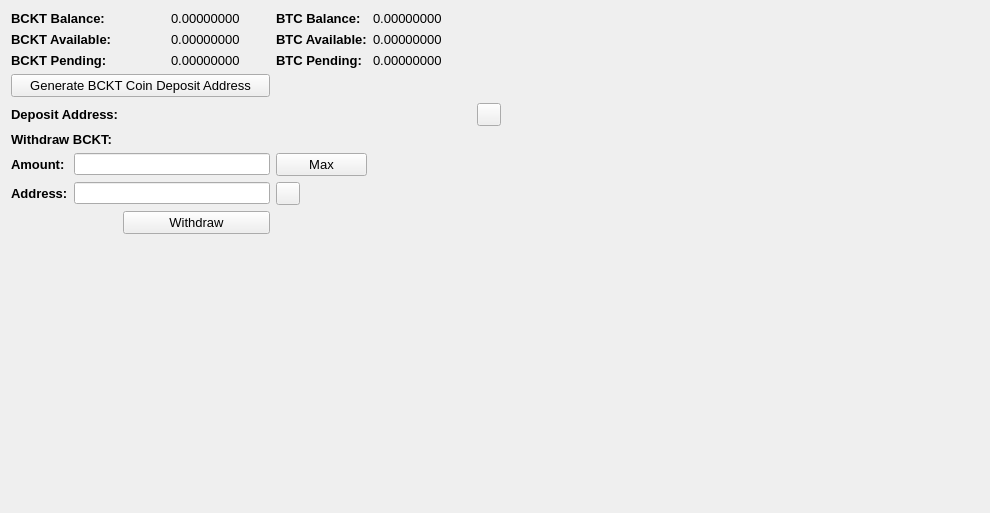
     <widget class="QWidget" name="BalanceTab">
      <attribute name="title">
       <string>Balance</string>
      </attribute>
      <layout class="QGridLayout" name="gridLayout_2">
       <item row="0" column="0" colspan="2">
        <widget class="QLabel" name="label_11">
         <property name="font">
          <font>
           <pointsize>10</pointsize>
           <weight>75</weight>
           <bold>true</bold>
          </font>
         </property>
         <property name="text">
          <string>BCKT Balance:</string>
         </property>
        </widget>
       </item>
       <item row="0" column="3">
        <widget class="QLabel" name="HMBalanceLabel">
         <property name="font">
          <font>
           <pointsize>10</pointsize>
          </font>
         </property>
         <property name="text">
          <string>0.00000000</string>
         </property>
         <property name="textInteractionFlags">
          <set>Qt::LinksAccessibleByMouse|Qt::TextSelectableByMouse</set>
         </property>
        </widget>
       </item>
       <item row="0" column="4">
        <widget class="QLabel" name="label_12">
         <property name="font">
          <font>
           <pointsize>10</pointsize>
           <weight>75</weight>
           <bold>true</bold>
          </font>
         </property>
         <property name="text">
          <string>BTC Balance:</string>
         </property>
        </widget>
       </item>
       <item row="0" column="5">
        <widget class="QLabel" name="BitcoinBalanceLabel">
         <property name="font">
          <font>
           <pointsize>10</pointsize>
          </font>
         </property>
         <property name="text">
          <string>0.00000000</string>
         </property>
         <property name="textInteractionFlags">
          <set>Qt::LinksAccessibleByMouse|Qt::TextSelectableByMouse</set>
         </property>
        </widget>
       </item>
       <item row="0" column="7" rowspan="10">
        <spacer name="horizontalSpacer_4">
         <property name="orientation">
          <enum>Qt::Horizontal</enum>
         </property>
         <property name="sizeHint" stdset="0">
          <size>
           <width>478</width>
           <height>488</height>
          </size>
         </property>
        </spacer>
       </item>
       <item row="1" column="0" colspan="2">
        <widget class="QLabel" name="label_13">
         <property name="font">
          <font>
           <pointsize>10</pointsize>
           <weight>75</weight>
           <bold>true</bold>
          </font>
         </property>
         <property name="text">
          <string>BCKT Available:</string>
         </property>
        </widget>
       </item>
       <item row="1" column="3">
        <widget class="QLabel" name="HMAvailableLabel_2">
         <property name="font">
          <font>
           <pointsize>10</pointsize>
          </font>
         </property>
         <property name="text">
          <string>0.00000000</string>
         </property>
         <property name="textInteractionFlags">
          <set>Qt::LinksAccessibleByMouse|Qt::TextSelectableByMouse</set>
         </property>
        </widget>
       </item>
       <item row="1" column="4">
        <widget class="QLabel" name="label_15">
         <property name="font">
          <font>
           <pointsize>10</pointsize>
           <weight>75</weight>
           <bold>true</bold>
          </font>
         </property>
         <property name="text">
          <string>BTC Available:</string>
         </property>
        </widget>
       </item>
       <item row="1" column="5">
        <widget class="QLabel" name="BitcoinAvailableLabel">
         <property name="font">
          <font>
           <pointsize>10</pointsize>
          </font>
         </property>
         <property name="text">
          <string>0.00000000</string>
         </property>
         <property name="textInteractionFlags">
          <set>Qt::LinksAccessibleByMouse|Qt::TextSelectableByMouse</set>
         </property>
        </widget>
       </item>
       <item row="2" column="0" colspan="2">
        <widget class="QLabel" name="label_14">
         <property name="font">
          <font>
           <pointsize>10</pointsize>
           <weight>75</weight>
           <bold>true</bold>
          </font>
         </property>
         <property name="text">
          <string>BCKT Pending:</string>
         </property>
        </widget>
       </item>
       <item row="2" column="3">
        <widget class="QLabel" name="HMPendingLabel">
         <property name="font">
          <font>
           <pointsize>10</pointsize>
          </font>
         </property>
         <property name="text">
          <string>0.00000000</string>
         </property>
         <property name="textInteractionFlags">
          <set>Qt::LinksAccessibleByMouse|Qt::TextSelectableByMouse</set>
         </property>
        </widget>
       </item>
       <item row="2" column="4">
        <widget class="QLabel" name="label_31">
         <property name="font">
          <font>
           <pointsize>10</pointsize>
           <weight>75</weight>
           <bold>true</bold>
          </font>
         </property>
         <property name="text">
          <string>BTC Pending:</string>
         </property>
        </widget>
       </item>
       <item row="2" column="5">
        <widget class="QLabel" name="BitcoinPendingLabel">
         <property name="font">
          <font>
           <pointsize>10</pointsize>
          </font>
         </property>
         <property name="text">
          <string>0.00000000</string>
         </property>
         <property name="textInteractionFlags">
          <set>Qt::LinksAccessibleByMouse|Qt::TextSelectableByMouse</set>
         </property>
        </widget>
       </item>
       <item row="3" column="0" colspan="4">
        <widget class="QPushButton" name="GenDepositBTN">
         <property name="font">
          <font>
           <pointsize>10</pointsize>
          </font>
         </property>
         <property name="text">
          <string>Generate BCKT Coin Deposit Address</string>
         </property>
        </widget>
       </item>
       <item row="4" column="0" colspan="3">
        <widget class="QLabel" name="label_33">
         <property name="font">
          <font>
           <pointsize>10</pointsize>
           <weight>75</weight>
           <bold>true</bold>
          </font>
         </property>
         <property name="text">
          <string>Deposit Address:</string>
         </property>
        </widget>
       </item>
       <item row="4" column="3" colspan="3">
        <widget class="QLabel" name="DepositAddressLabel">
         <property name="minimumSize">
          <size>
           <width>300</width>
           <height>0</height>
          </size>
         </property>
         <property name="palette">
          <palette>
           <active>
            <colorrole role="WindowText">
             <brush brushstyle="SolidPattern">
              <color alpha="255">
               <red>0</red>
               <green>0</green>
               <blue>0</blue>
              </color>
             </brush>
            </colorrole>
            <colorrole role="Text">
             <brush brushstyle="SolidPattern">
              <color alpha="255">
               <red>0</red>
               <green>0</green>
               <blue>255</blue>
              </color>
             </brush>
            </colorrole>
           </active>
           <inactive>
            <colorrole role="WindowText">
             <brush brushstyle="SolidPattern">
              <color alpha="255">
               <red>0</red>
               <green>0</green>
               <blue>0</blue>
              </color>
             </brush>
            </colorrole>
            <colorrole role="Text">
             <brush brushstyle="SolidPattern">
              <color alpha="255">
               <red>0</red>
               <green>0</green>
               <blue>255</blue>
              </color>
             </brush>
            </colorrole>
           </inactive>
           <disabled>
            <colorrole role="WindowText">
             <brush brushstyle="SolidPattern">
              <color alpha="255">
               <red>120</red>
               <green>120</green>
               <blue>120</blue>
              </color>
             </brush>
            </colorrole>
            <colorrole role="Text">
             <brush brushstyle="SolidPattern">
              <color alpha="255">
               <red>120</red>
               <green>120</green>
               <blue>120</blue>
              </color>
             </brush>
            </colorrole>
           </disabled>
          </palette>
         </property>
         <property name="font">
          <font>
           <pointsize>10</pointsize>
           <weight>75</weight>
           <bold>true</bold>
          </font>
         </property>
         <property name="text">
          <string/>
         </property>
         <property name="alignment">
          <set>Qt::AlignRight|Qt::AlignTrailing|Qt::AlignVCenter</set>
         </property>
         <property name="textInteractionFlags">
          <set>Qt::LinksAccessibleByMouse|Qt::TextSelectableByKeyboard|Qt::TextSelectableByMouse</set>
         </property>
        </widget>
       </item>
       <item row="4" column="6">
        <widget class="QToolButton" name="DepositCopyButton">
         <property name="toolTip">
          <string>Copy to clipboard</string>
         </property>
         <property name="text">
          <string/>
         </property>
         <property name="icon">
          <iconset resource="../bitcoin.qrc">
           <normaloff>:/icons/editcopy</normaloff>:/icons/editcopy</iconset>
         </property>
         <property name="shortcut">
          <string>Alt+P</string>
         </property>
        </widget>
       </item>
       <item row="5" column="0" colspan="2">
        <widget class="QLabel" name="label_34">
         <property name="font">
          <font>
           <pointsize>10</pointsize>
           <weight>75</weight>
           <bold>true</bold>
          </font>
         </property>
         <property name="text">
          <string>Withdraw BCKT:</string>
         </property>
        </widget>
       </item>
       <item row="6" column="0">
        <widget class="QLabel" name="label_26">
         <property name="font">
          <font>
           <pointsize>10</pointsize>
           <weight>75</weight>
           <bold>true</bold>
          </font>
         </property>
         <property name="text">
          <string>Amount:</string>
         </property>
        </widget>
       </item>
       <item row="6" column="1" colspan="3">
        <widget class="QLineEdit" name="WithdrawUnitsInput">
         <property name="font">
          <font>
           <pointsize>9</pointsize>
           <weight>75</weight>
           <bold>true</bold>
          </font>
         </property>
         <property name="text">
          <string/>
         </property>
        </widget>
       </item>
       <item row="6" column="4">
        <widget class="QPushButton" name="Withdraw_Max_Amount">
         <property name="font">
          <font>
           <pointsize>10</pointsize>
          </font>
         </property>
         <property name="text">
          <string>Max</string>
         </property>
        </widget>
       </item>
       <item row="7" column="0">
        <widget class="QLabel" name="label_10">
         <property name="font">
          <font>
           <pointsize>10</pointsize>
           <weight>75</weight>
           <bold>true</bold>
          </font>
         </property>
         <property name="text">
          <string>Address:</string>
         </property>
        </widget>
       </item>
       <item row="7" column="1" colspan="3">
        <widget class="QLineEdit" name="WithdrawAddress">
         <property name="font">
          <font>
           <pointsize>9</pointsize>
           <weight>75</weight>
           <bold>true</bold>
          </font>
         </property>
        </widget>
       </item>
       <item row="7" column="4">
        <widget class="QToolButton" name="WithdrawPasteButton">
         <property name="toolTip">
          <string>Paste from clipboard</string>
         </property>
         <property name="text">
          <string/>
         </property>
         <property name="icon">
          <iconset resource="../bitcoin.qrc">
           <normaloff>:/icons/editpaste</normaloff>:/icons/editpaste</iconset>
         </property>
         <property name="shortcut">
          <string>Alt+P</string>
         </property>
        </widget>
       </item>
       <item row="8" column="2" colspan="2">
        <widget class="QPushButton" name="WithdrawUnitsBtn">
         <property name="font">
          <font>
           <pointsize>10</pointsize>
          </font>
         </property>
         <property name="text">
          <string>Withdraw</string>
         </property>
        </widget>
       </item>
       <item row="9" column="0" colspan="6">
        <spacer name="verticalSpacer">
         <property name="orientation">
          <enum>Qt::Vertical</enum>
         </property>
         <property name="sizeHint" stdset="0">
          <size>
           <width>428</width>
           <height>262</height>
          </size>
         </property>
        </spacer>
       </item>
      </layout>
      <zorder>label_31</zorder>
      <zorder>label_15</zorder>
      <zorder>label_12</zorder>
      <zorder>label_14</zorder>
      <zorder>label_13</zorder>
      <zorder>label_11</zorder>
      <zorder>BitcoinBalanceLabel</zorder>
      <zorder>HMBalanceLabel</zorder>
      <zorder>HMAvailableLabel_2</zorder>
      <zorder>HMPendingLabel</zorder>
      <zorder>BitcoinAvailableLabel</zorder>
      <zorder>BitcoinPendingLabel</zorder>
      <zorder>label_33</zorder>
      <zorder>GenDepositBTN</zorder>
      <zorder>DepositAddressLabel</zorder>
      <zorder>Withdraw_Max_Amount</zorder>
      <zorder>label_34</zorder>
      <zorder>WithdrawUnitsInput</zorder>
      <zorder>label_10</zorder>
      <zorder>label_26</zorder>
      <zorder>WithdrawAddress</zorder>
      <zorder>WithdrawUnitsBtn</zorder>
      <zorder>horizontalSpacer_4</zorder>
      <zorder>verticalSpacer</zorder>
      <zorder>WithdrawPasteButton</zorder>
      <zorder>DepositCopyButton</zorder>
     </widget>
